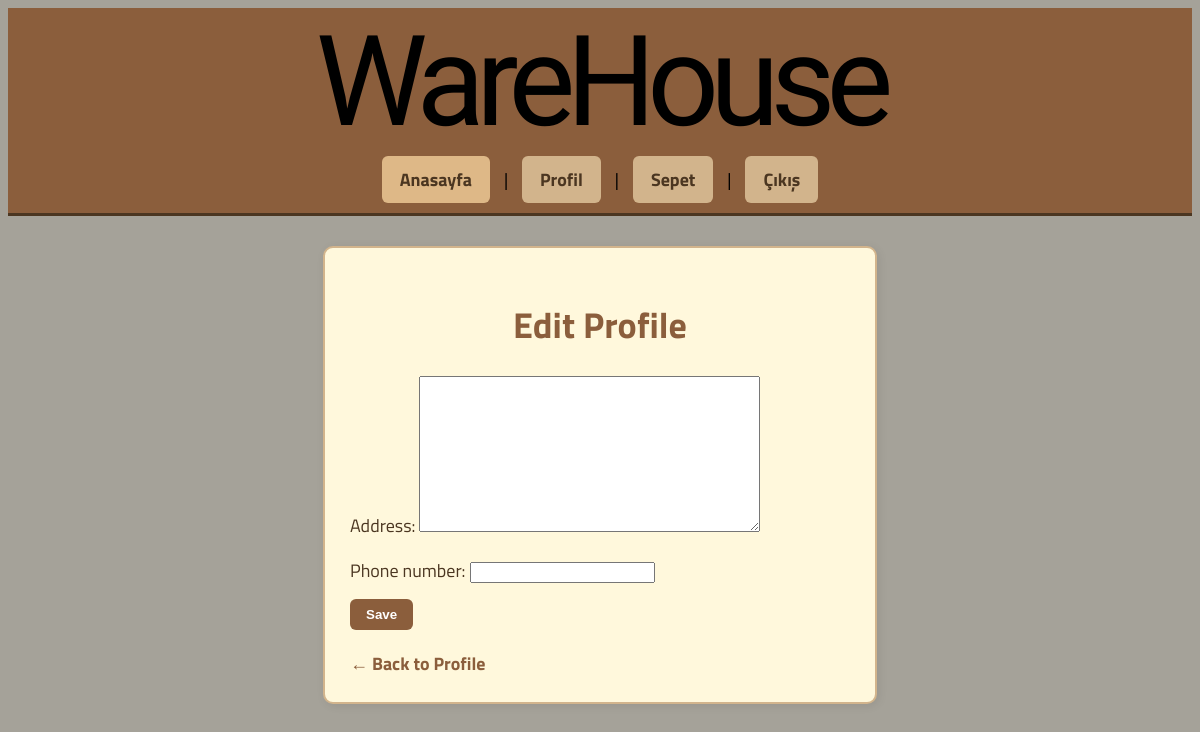
/profile/edit/ (signed in), run on an earlier commit of the app's database.
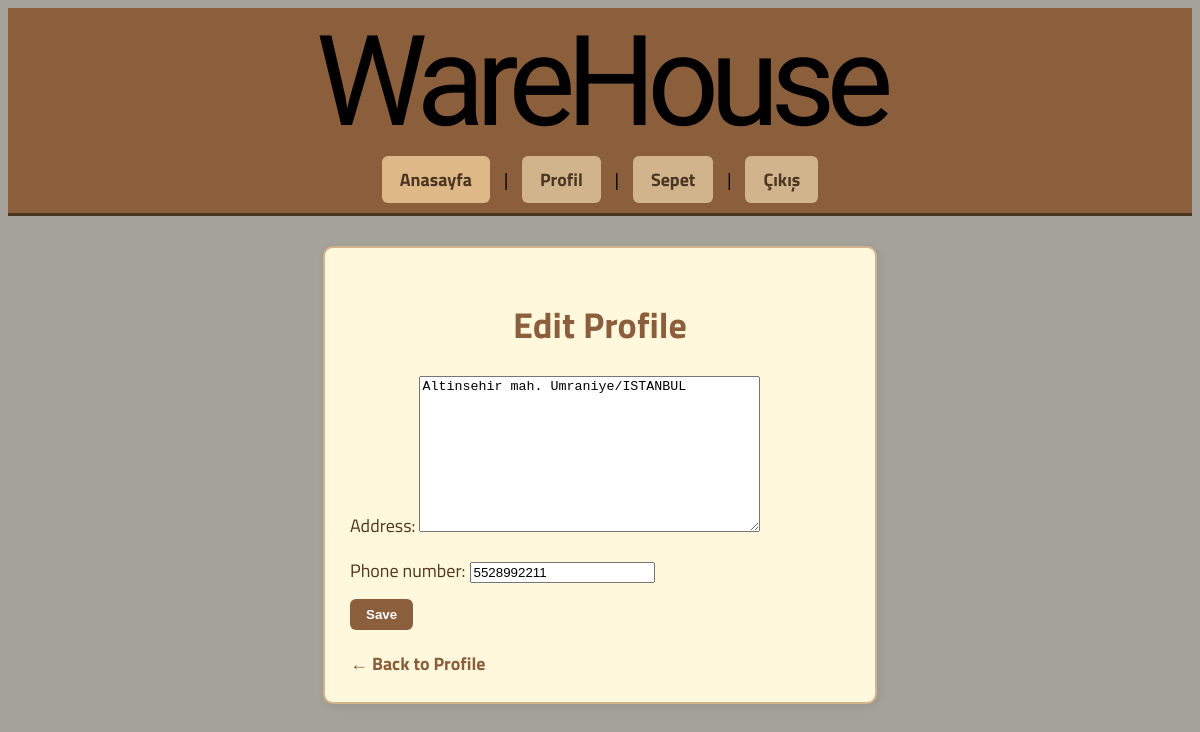
And on a later commit of the database.
### base/models.py (models this page shows, shortened)
class Profile(models.Model):
    user = models.OneToOneField(CustomUser, on_delete=models.CASCADE)
    address = models.TextField(blank=True, null=True)
    phone_number = models.CharField(max_length=15, blank=True, null=True)

### base/views.py (the view)
# urls.py: path('profile/edit/', views.edit_profile, name='edit_profile'),
def edit_profile(request):
    if not request.user.is_authenticated:
        return redirect('login')
    profile = request.user.profile
    if request.method == 'POST':
        form = ProfileEditForm(request.POST, instance=profile)
        if form.is_valid():
            form.save()
            return redirect('profile')
    else:
        form = ProfileEditForm(instance=profile)
    context = {
        'form': form,
        'profile': profile
        }
    return render(request, 'base/edit_profile.html', context)

### base/views.py
class ProfileEditForm(forms.ModelForm):
    class Meta:
        model = Profile
        fields = ['address', 'phone_number']

### base/templatetags/user_tags.py (called while the page is built)
@register.simple_tag
def is_superuser(user):
    return user.is_authenticated and user.is_superuser

### base/templates/base/edit_profile.html (shortened to what this page needs)
{% extends 'base/main.html' %}
{% block content %}
<div class="edit-profile-card">
    <h1>Edit Profile</h1>
    <form method="POST">
        {{ form.as_p }}
        <button type="submit">Save</button>
    </form>
    <a href="{% url 'profile' %}">← Back to Profile</a>
</div>
{% endblock %}

What changed in the data, as far as the page shows it:
changed Profile: address (not shown) → "Altinsehir mah. Umraniye/ISTANBUL"; phone_number (not shown) → "5528992211"
